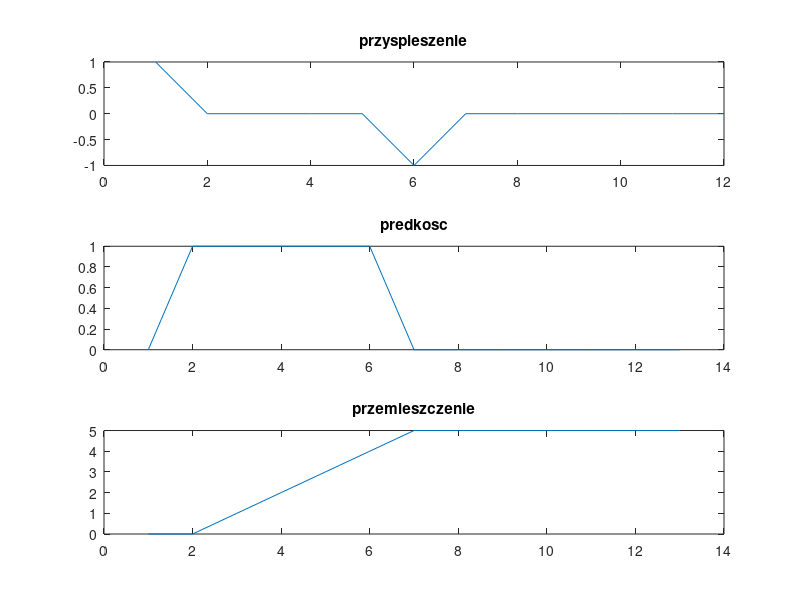

The MATLAB source for this figure:
a = [1 0 0 0 0 -1 0 0 0 0 0 0]; # przyspieszenie
v = [ 0 ]; # predkosc
s = [ 0 ]; # miejsce

dt = 1; # okres probkowania

for i = 1 : length(a)
  v(i+1) = v(i) + a(i)*dt;
  s(i+1) = s(i) + v(i)*dt;
end

subplot(3,1,1);
plot(a);
title("przyspieszenie");
subplot(3,1,2);
plot(v);
title("predkosc");
subplot(3,1,3);
plot(s);
title("przemieszczenie");
